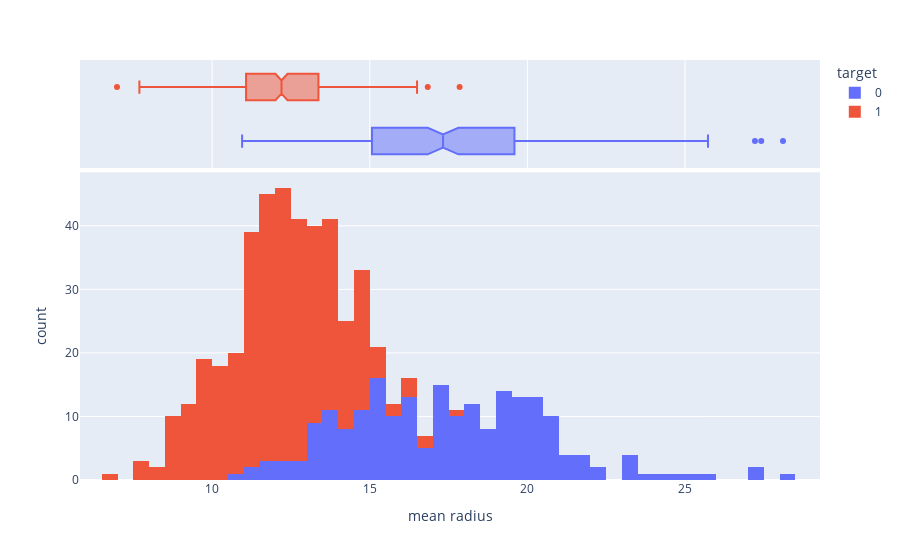

Source (notebook cell):
### Code cell
fig = px.histogram(cancer_df, x = 'mean radius', color = 'target', marginal = 'box', nbins = 60)
fig.show()

### Figure 1 — Plotly figure (JSON) as saved in the notebook; plotly's stock layout.template omitted (floating-point values rounded to 4 significant figures; data arrays with more than 128 entries replaced by an {"elided": "..."} marker saying what was removed)
{"data": [{"bingroup": "x", "hovertemplate": "target=0<br>mean radius=%{x}<br>count=%{y}<extra></extra>", "legendgroup": "0", "marker": {"color": "#636efa", "pattern": {"shape": ""}}, "name": "0", "nbinsx": 60, "orientation": "v", "showlegend": true, "type": "histogram", "x": {"elided": "212 float values"}, "xaxis": "x", "yaxis": "y"}, {"hovertemplate": "target=0<br>mean radius=%{x}<extra></extra>", "legendgroup": "0", "marker": {"color": "#636efa"}, "name": "0", "notched": true, "showlegend": false, "type": "box", "x": {"elided": "212 float values"}, "xaxis": "x2", "yaxis": "y2"}, {"bingroup": "x", "hovertemplate": "target=1<br>mean radius=%{x}<br>count=%{y}<extra></extra>", "legendgroup": "1", "marker": {"color": "#EF553B", "pattern": {"shape": ""}}, "name": "1", "nbinsx": 60, "orientation": "v", "showlegend": true, "type": "histogram", "x": {"elided": "357 float values"}, "xaxis": "x", "yaxis": "y"}, {"hovertemplate": "target=1<br>mean radius=%{x}<extra></extra>", "legendgroup": "1", "marker": {"color": "#EF553B"}, "name": "1", "notched": true, "showlegend": false, "type": "box", "x": {"elided": "357 float values"}, "xaxis": "x2", "yaxis": "y2"}], "layout": {"barmode": "relative", "legend": {"title": {"text": "target"}, "tracegroupgap": 0}, "margin": {"t": 60}, "xaxis": {"anchor": "y", "domain": [0, 1], "title": {"text": "mean radius"}}, "xaxis2": {"anchor": "y2", "domain": [0, 1], "matches": "x", "showgrid": true, "showticklabels": false}, "yaxis": {"anchor": "x", "domain": [0, 0.7326], "title": {"text": "count"}}, "yaxis2": {"anchor": "x2", "domain": [0.7426, 1], "matches": "y2", "showgrid": false, "showline": false, "showticklabels": false, "ticks": ""}}}
